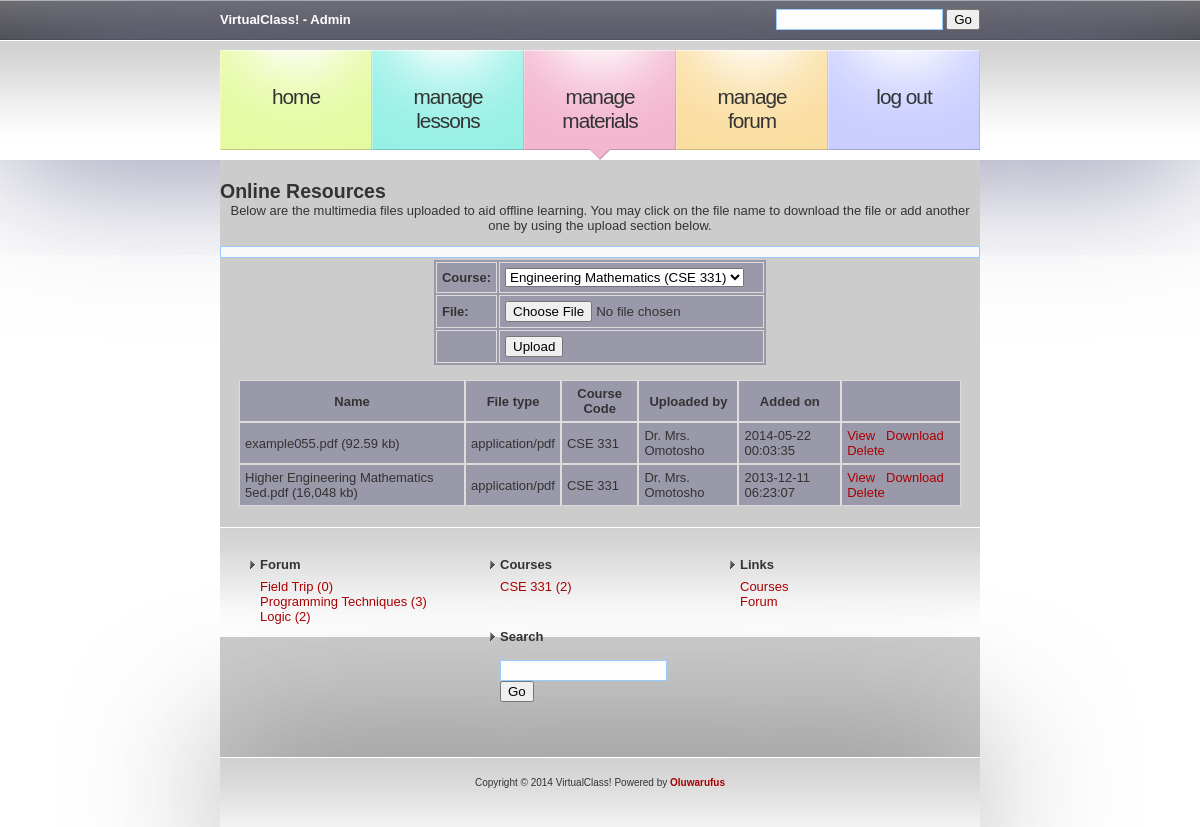
Page /admin/files.php (signed in) on the committed database.
### tables this page shows
CREATE TABLE IF NOT EXISTS `resource_tbl` (
  `id_rc` int(11) NOT NULL AUTO_INCREMENT,
  `idcrs_rc` int(11) NOT NULL,
  `idlect_rc` int(11) NOT NULL,
  `name_rc` varchar(255) NOT NULL,
  `mimetype_rc` varchar(50) NOT NULL,
  `size_rc` varchar(10) NOT NULL,
  `date_rc` varchar(50) NOT NULL,
  PRIMARY KEY (`id_rc`)
);

CREATE TABLE IF NOT EXISTS `course_tbl` (
  `id_crs` int(11) NOT NULL AUTO_INCREMENT,
  `title_crs` varchar(255) NOT NULL,
  `code_crs` varchar(255) NOT NULL,
  `unit_crs` int(11) NOT NULL,
  `lect_inc_id` varchar(255) NOT NULL,
  `desc_crs` varchar(255) NOT NULL,
  `app_level_crs` varchar(20) NOT NULL,
  PRIMARY KEY (`id_crs`)
);

CREATE TABLE IF NOT EXISTS `lecturer_tbl` (
  `id_lect` int(11) NOT NULL AUTO_INCREMENT,
  `name_lect` varchar(255) NOT NULL,
  `passwrd_lect` varchar(255) NOT NULL,
  `course_taken_lect` varchar(255) NOT NULL,
  `email_lect` varchar(255) NOT NULL,
  `dept_lect` varchar(50) NOT NULL,
  `faclty_lect` varchar(25) NOT NULL,
  PRIMARY KEY (`id_lect`)
);

CREATE TABLE IF NOT EXISTS `blg_topic_tbl` (
  `id_top` int(11) NOT NULL AUTO_INCREMENT,
  `id_usr_top` int(11) NOT NULL,
  `title_top` varchar(100) NOT NULL DEFAULT '',
  `desc_top` text NOT NULL,
  `date_top` varchar(50) NOT NULL,
  PRIMARY KEY (`id_top`)
);

### Connections/mycxn.php (called while the page is built, shortened)
<?php
$hostname_mycxn = "127.0.0.1";
$username_mycxn = "root";
$password_mycxn = "";
$mycxn = mysql_pconnect($hostname_mycxn, $username_mycxn, $password_mycxn) or trigger_error(mysql_error(),E_USER_ERROR);
if (!function_exists("GetSQLValueString")) {
function GetSQLValueString($theValue, $theType, $theDefinedValue = "", $theNotDefinedValue = "")
{
  $theValue = function_exists("mysql_real_escape_string") ? mysql_real_escape_string($theValue) : mysql_escape_string($theValue);
  switch ($theType) {
    case "text":
      $theValue = ($theValue != "") ? "'" . $theValue . "'" : "NULL";
      break;
    case "long":
    case "int":
      $theValue = ($theValue != "") ? intval($theValue) : "NULL";
      break;
  }
  return $theValue;
}
}
if (isset($_SESSION['lvl']) || isset($_SESSION['usr_lct'])) {
$q_subj= @sprintf("SELECT id_crs,code_crs,title_crs FROM course_tbl WHERE app_level_crs = %s OR lect_inc_id = %s", GetSQLValueString($_SESSION['lvl'], "text"), GetSQLValueString($_SESSION['usr_lct'], "text"));
			$q_subj = mysql_query($q_subj)or die(mysql_error());
			$r_subj = mysql_fetch_array($q_subj);
		$query_forum = "SELECT * FROM blg_topic_tbl ORDER BY date_top DESC";
		$rs_forum = mysql_query($query_forum, $mycxn) or die(mysql_error());
}
?>

### admin/files.php (the view, shortened to what this page needs)
<?php require_once('../Connections/mycxn.php'); ?>
<?php
$colname_rs_mat = "-1";
if (isset($_SESSION['usr_lct'])) {
  $colname_rs_mat = $_SESSION['usr_lct'];
}
$query_rs_mat = sprintf("SELECT * FROM resource_tbl WHERE idcrs_rc IN (SELECT id_crs FROM course_tbl WHERE lect_inc_id = %s) ORDER BY id_rc DESC", GetSQLValueString($colname_rs_mat, "int"));
$rs_mat = mysql_query($query_rs_mat, $mycxn) or die(mysql_error());
$row_rs_mat = mysql_fetch_assoc($rs_mat);
$colname_rs_crss = "-1";
if (isset($_SESSION['usr_lct'])) {
  $colname_rs_crss = $_SESSION['usr_lct'];
}
$query_rs_crss = sprintf("SELECT id_crs, title_crs, code_crs FROM course_tbl WHERE lect_inc_id = %s ORDER BY title_crs ASC", GetSQLValueString($colname_rs_crss, "text"));
$rs_crss = mysql_query($query_rs_crss, $mycxn) or die(mysql_error());
$row_rs_crss = mysql_fetch_assoc($rs_crss);
?>
<!DOCTYPE html PUBLIC "-//W3C//DTD XHTML 1.0 Strict//EN" "http://www.w3.org/TR/xhtml1/DTD/xhtml1-strict.dtd">
<html xmlns="http://www.w3.org/1999/xhtml">
<head>
<link href="../images/default_lt.css" rel="stylesheet" type="text/css" />
</head>
<body>
<?php include('../Connections/header_menu_lect.inc'); ?>
<div id="content">
  <div id="colOne">
  <h2 class="title">Online Resources</h2><center>
    <p>Below are the multimedia files uploaded to aid offline learning. You may click on the file name to download the file or add another one by using the upload section below.</p></center>
    <div id="info"><?php if (@$_GET['msg']==1) { $msg= 'File successfully deleted';} else if (@$_GET['msg']==2){ $msg= 'File successflly uploaded';} echo @$msg; ?></div>
    <form action="files.php" method="post" enctype="multipart/form-data">
                        <table border="0" style="margin:auto">
                          <tr>
                            <td><strong>Course:</strong></td>
                            <td><label for="crs"></label>
                              <select name="crs" id="crs">
                                <?php
				do {
				?>
				<option value="<?php echo $row_rs_crss['id_crs']?>"<?php if (!(strcmp($row_rs_crss['id_crs'], $row_rs_crss['id_crs']))) {echo "selected=\"selected\"";} ?>><?php echo $row_rs_crss['title_crs']?> (<?php echo $row_rs_crss['code_crs']?>)</option>
												<?php
				} while ($row_rs_crss = mysql_fetch_assoc($rs_crss));
				?>
                            </select></td>
                          </tr>
                          <tr>
                            <td><strong>File:</strong></td>
                            <td><input type="file" name="file" id="file" /></td>
                          </tr>
                          <tr>
                            <td>&nbsp;</td>
                            <td><button class="submit" type="submit" value="Submit">Upload</button></td>
                          </tr>
                        </table>
						</form>
  <br/>
    <table width="95%" border="0" align="center" cellpadding="0" cellspacing="0">
      <tr>
        <th>Name</th>
        <th>File type</th>
        <th>Course Code</th>
        <th>Uploaded by</th>
        <th>Added on</th>
        <th>&nbsp;</th>
      </tr>
      <?php do { ?>
        <tr>
          <td><?php echo $row_rs_mat['name_rc']; ?> (<?php echo $row_rs_mat['size_rc']; ?> kb)</td>
          <td><?php echo $row_rs_mat['mimetype_rc']; ?></td>
          <td><?php
 			$q_crs= sprintf("SELECT code_crs FROM course_tbl WHERE id_crs = %s", GetSQLValueString($row_rs_mat['idcrs_rc'], "text"));
			$r_crs = mysql_query($q_crs)or die(mysql_error());
			$r_crs = mysql_fetch_array($r_crs); echo $r_crs['code_crs']; ?></td>
          <td><?php $q_lect= sprintf("SELECT name_lect FROM lecturer_tbl WHERE id_lect = %s", GetSQLValueString($row_rs_mat['idlect_rc'], "text"));
			$r_lect = mysql_query($q_lect)or die(mysql_error());
			$r_lect = mysql_fetch_array($r_lect); echo $r_lect['name_lect']; ?></td>
          <td><?php echo $row_rs_mat['date_rc']; ?></td>
          <td><a href="../Connections/view_file.php?<?php $hash = sha1('view'); echo "$hash=".$row_rs_mat['id_rc']; ?>" title="View File" target="new">View</a> &nbsp; <a href="../Connections/download_file.php?<?php $hash = sha1('key'); echo "$hash=".$row_rs_mat['id_rc']; ?>" title="Download File">Download</a>
          &nbsp; <a href="files.php?del=<?php echo $row_rs_mat['id_rc']; ?>" title="Delete file" onclick="if(!confirm('Are you sure you want to delete this file as this action can not be reversed? \n\n\n Click \'OK\' to Delete')){return false;}">Delete</a></td>
        </tr>
        <?php } while ($row_rs_mat = mysql_fetch_assoc($rs_mat)); ?>
    </table>
<div style="clear: both; height: 1px;"></div>
  </div>
  <?php include('../Connections/footer_menu_lect.inc'); ?>
</div></body>
</html>

### Connections/footer_menu_lect.inc (shortened to what this page needs)
<div id="colTwo">
    <ul>
      <li>
        <h2>Forum</h2>
        <ul>
        <?php while ($array_forum = mysql_fetch_assoc($rs_forum)) { ?>
          <li><a href="view_post.php?id=<?php echo $array_forum['id_top']; ?>"><?php echo substr($array_forum['title_top'], 0, 25);
			$q_cnt= sprintf("SELECT * FROM blg_comment_tbl WHERE idart_com = %s", GetSQLValueString($array_forum['id_top'], "text"));	$q_cnt = mysql_query($q_cnt, $mycxn)or die(mysql_error());
			echo " (".mysql_num_rows($q_cnt).")";  ?></a></li>	<?php } ;  ?>
        </ul>
      </li>
      <li>
        <h2>Courses</h2>
        <ul>
        <?php
		 do { ?>
          <li><a href="crs_lessons.php?crs=<?php echo $r_subj['id_crs']; ?>"><?php echo $r_subj['code_crs']; ?>
          <?php  $q_count= sprintf("SELECT * FROM lesson_tbl WHERE course_id_lssn = %s", GetSQLValueString($r_subj['id_crs'], "text"));	mysql_select_db($database_mycxn, $mycxn);
			$q_count = mysql_query($q_count, $mycxn)or die(mysql_error());
			echo "(".mysql_num_rows($q_count).")"; ?></a>
          </li>
		 <?php } while ($r_subj = mysql_fetch_assoc($q_subj));  ?>
        </ul>
      </li>
      <li>
        <h2>Links</h2>
  	<ul>
    	<li><a href="courses.php">Courses</a></li>
    	<li><a href="forum.php">Forum</a></li>
  	</ul>
      </li>
      <li>
        <h2>Search</h2>
        <form method="get" action="#">
          <div>
            <input type="text" id="textfield1" name="textfield1" value="" size="18" />
            <input type="submit" id="submit1" name="submit1" value="Go" />
          </div>
        </form>
      </li>
    </ul>
    <div style="clear: both;"> </div>
  </div>
  </div>
<div id="footer">
  <p>Copyright © 2014 VirtualClass! Powered by <a href="http://www.oluwarufus.com/"><strong>Oluwarufus</strong></a></p>
</div>

### images/default_lt.css (style rules this page uses)
body { margin: 0; padding: 0; font: normal small "Trebuchet MS", Arial, Helvetica, sans-serif; color: #333; }
h1, h2, h3, h4, h5, h6, form { margin: 0; padding: 0; }
p, ul, ol, blockquote { margin-top: 0; }
p { padding-left:5px; padding-right: 5px; }
a { color: #a00; text-decoration: none; }
#content { width: 760px; margin: 0 auto; padding: 20px 0 0 0; background-color:#ccc; }
#colOne { padding-bottom: 20px; }
#colTwo { padding: 20px; background: url(img02.gif) repeat-x; }
#colTwo ul { margin: 0; padding: 0; list-style: none; }
#colTwo li, #colTwo form { padding: 10px; }
#colTwo li { display: block; float: left; width: 220px; }
#colTwo li li { display: list-item; float: none; padding: 0 0 0 10px; }
#colTwo h2 { margin: 0 0 .5em 0; padding: 0 0 0 10px; background: url(img15.gif) no-repeat left center; font-size: 1em; }
#footer { width: 720px; height: 30px; padding: 20px; background: url(img02.gif) repeat-x; margin-top: 0; margin-right: auto; margin-bottom: 0; margin-left: auto; box-shadow: #666 0px 0px 150px; }
#footer p { text-align: center; font-size: x-small; }
#info { padding:5px; border:1px solid #9CF; margin-bottom:2px; background-color:#f8f8f8; text-align: center; }
input[type="text"],input[type="password"] { border:1px solid #9CF; padding:2px; background-color:#fdfdfd; }
table { background-color:#99a; }
td, th { border: 1px solid #dddddd; padding:5px }

### rows in the picture
resource_tbl: name_rc "example055.pdf", size_rc "92.59", mimetype_rc "application/pdf", course_tbl.code_crs "CSE 331", lecturer_tbl.name_lect "Dr. Mrs. Omotosho", date_rc "2014-05-22 00:03:35"
resource_tbl: name_rc "Higher Engineering Mathematics 5ed.pdf", size_rc "16,048", mimetype_rc "application/pdf", course_tbl.code_crs "CSE 331", lecturer_tbl.name_lect "Dr. Mrs. Omotosho", date_rc "2013-12-11 06:23:07"
blg_topic_tbl: title_top "Field Trip", mysql_num_rows($q_cnt) "0"
blg_topic_tbl: title_top "Programming Techniques", mysql_num_rows($q_cnt) "3"
blg_topic_tbl: title_top "Logic", mysql_num_rows($q_cnt) "2"
course_tbl: code_crs "CSE 331", mysql_num_rows($q_count) "2"

### other values in the picture
form field crs "Engineering Mathematics (CSE 331)"
